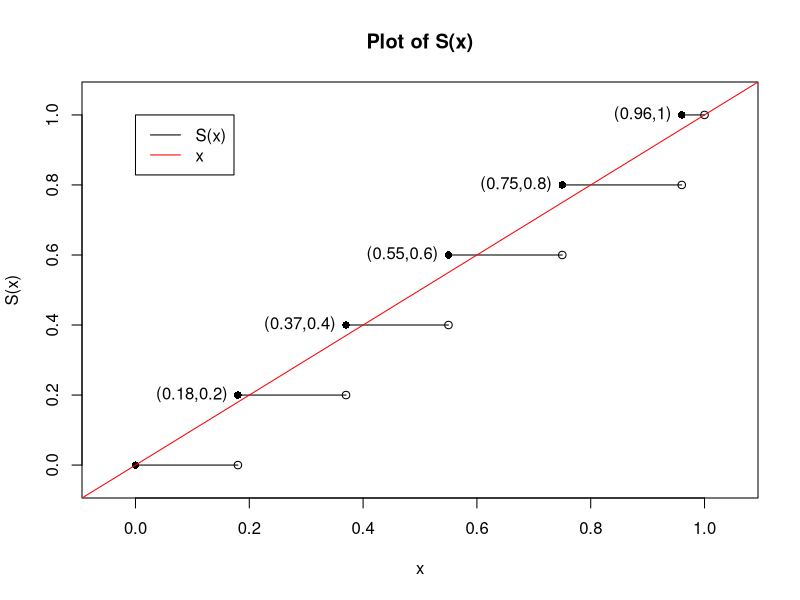
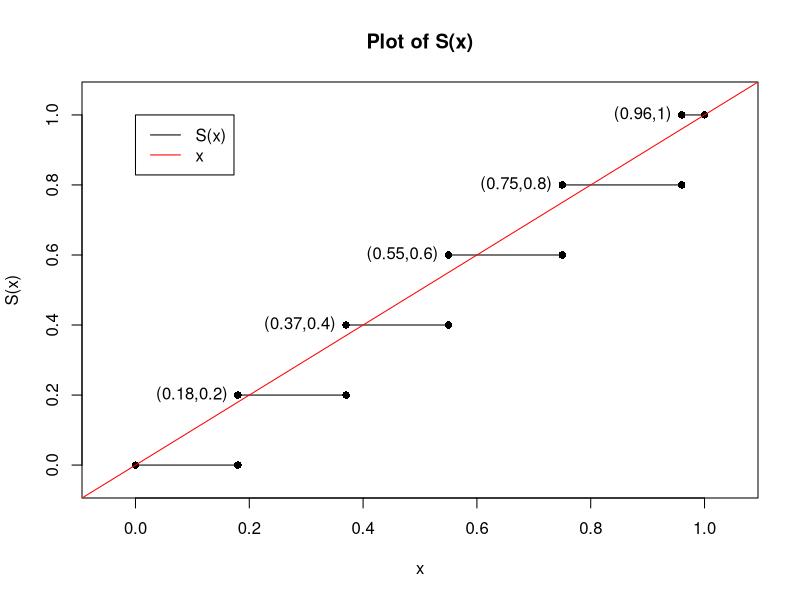

Write the R code that produced these figures, in order. (Note: a time limit stopped this script after it produced the figures.)
## ---- chunk 1
x = c(1.8, 3.7, 5.5, 7.5, 9.6)/10
Sx = (1:5)/5
highdiff <- abs(x - Sx)
SxLow <- (0:4)/5
lowdiff <- abs(x - SxLow)
df <- data.frame(x, SxLow, Sx, lowdiff, highdiff)
plot.new(); par(new=TRUE)
plot(x, Sx, type="n", xlim=c(-.05,1.05), ylim=c(-.05,1.05),
     ylab = "S(x)", main = "Plot of S(x)") 
segments(x[-length(x)], Sx[-length(x)], x[-1], Sx[-length(x)]) 
segments(c(0, 0.96), c(0, 1), c(0.18, 1), c(0, 1))
points(x[-length(x)], Sx[-length(x)], pch=16) 
points(x[-1], Sx[-length(x)], pch=1) 
points(c(0,0.18,0.96,1), y = c(0,0,1,1), pch=c(16,1))
text(x, Sx, paste("(", x, ",", Sx, ")", sep=""), pos = 2)
abline(0,1, col="red")
legend(x = 0, y = 1, legend = c("S(x)", "x"), 
       col = c("black", "red"), lty=c(1,1))
#kable(df)
## ---- chunk 2
plot(x, Sx, type="n", xlim=c(-.05,1.05), ylim=c(-.05,1.05),
     ylab = "S(x)", main = "Plot of S(x)") 
segments(x[-length(x)], Sx[-length(x)], x[-1], Sx[-length(x)]) 
segments(c(0, 0.96), c(0, 1), c(0.18, 1), c(0, 1))
points(x[-length(x)], Sx[-length(x)], pch=16) 
points(x[-1], Sx[-length(x)], pch=16) 
points(c(0,0.18,0.96,1), y = c(0,0,1,1), pch=c(16,16))
text(x, Sx, paste("(", x, ",", Sx, ")", sep=""), pos = 2)
abline(0,1, col="red")
legend(x = 0, y = 1, legend = c("S(x)", "x"), 
       col = c("black", "red"), lty=c(1,1))
## ---- chunk 3
# 1) Initialize vector and set seed
random_nums <- c(rep(0,1000)); random_nums[1] <- 6

# 2) Loop to generate remaining numbers
for(i in 2:1000){
  random_nums[i] <- ( 7^5 * random_nums[i-1] ) %% (2^31 - 1)
}

# 3) Sort and divide by 2^31 - 1
random_nums <- sort(random_nums/(2^31 - 1))

# 4) S(x) values to use for Kolmogorov test
comparison_Snx <- data.frame(low=seq.int(0, 999)/1000,
                             high=seq.int(1,1000)/1000)

# 5) Find supremum
max_difference <- max(max(abs(random_nums - comparison_Snx$low)),
                      max(abs(random_nums - comparison_Snx$high)))

# 6) Print result of the test
if(max_difference < 1.6276/sqrt(1000)){
  print("PASS")
} else {
  print("FAIL")
}
## ---- chunk 4
# knitr library
library(knitr)
comparison_value <- 1.6276/sqrt(1000)

# Generates 1000 values from standard normal with given seed
generator <- function(seed, multiplier=16807, mod=2147483647, N=1000, sorted=TRUE){
  # Initialize vector
  vector <- c(rep(0, times=N))
  vector[1] <- seed %% mod
  # Loop to create rest of the vector
  for(i in 2:N){
    vector[i] <- (multiplier * vector[i-1]) %% mod
  }
  # Divide values so they're between (0,1), return
  vector <- sort(vector/mod)
  return(vector)
}

# Sn(x) values to compare against F(x) = x
comparison_Snx <- data.frame(low=seq.int(0, 999)/1000,
                             high=seq.int(1,1000)/1000)

# Kolmogorov function
kolmogorov <- function(random_vec, comp_value=comparison_value){
  max_difference <- max(max(abs(random_vec - comparison_Snx$low)),
                        max(abs(random_vec - comparison_Snx$high)))
  if(max_difference < comp_value){
    return (TRUE)
  } else {
    return (FALSE)
  }
}

# Apply the function to the first N seeds
N <- 10^3
results <- c(rep(0,N))
for(j in 1:N){
  range <- ((j-1)*1000+1):((j-1)*1000+1000)
  results[j] <- sum(apply(mapply(generator, seed=range), MARGIN = 2, FUN = kolmogorov))
}
## ---- chunk 5
# Results
#result <- sum(results[results>=900])/length(results)
hist(results, breaks = c(975:1000), freq = FALSE)
